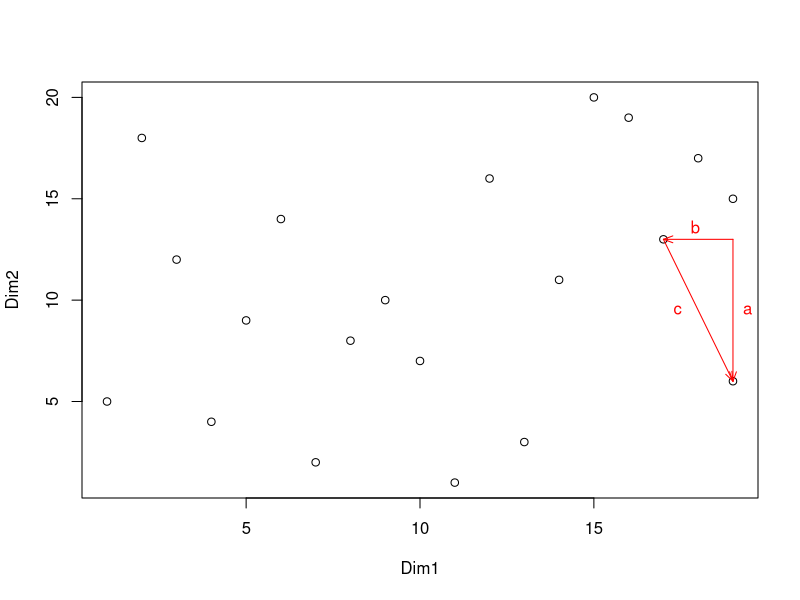
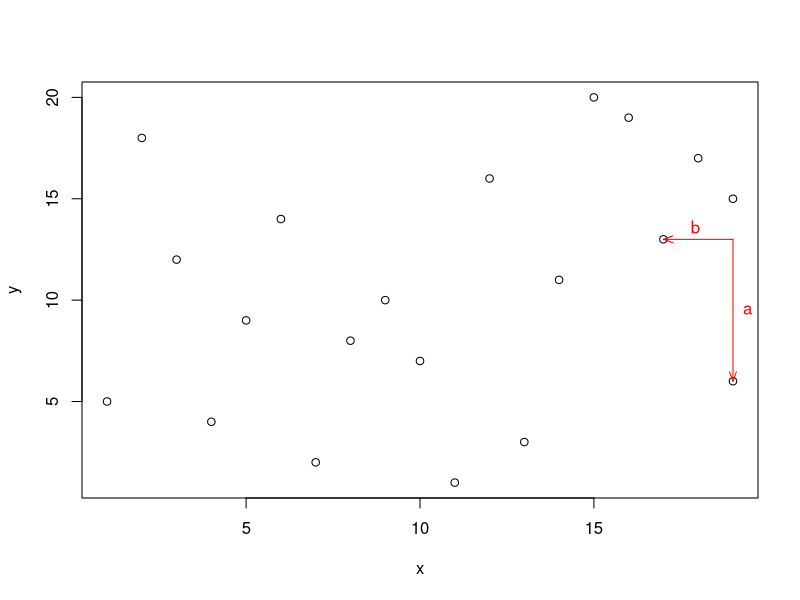
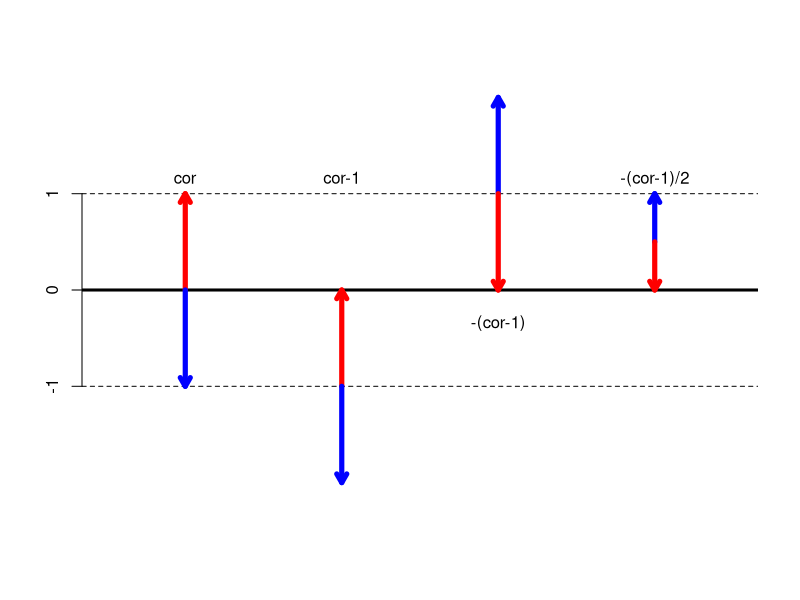

Reproduce these figures in R, in order. (Note: this script raises an error after producing the figures.)
## ---- chunk 1
#Load the  packages
library(knitr)
library(ggplot2)
# Following libraries are used for generating the figures:
  #library(factoextra)
  #library(mclust)
  #library(MASS) # For mvrnorm to generate multivariate normal samples
  #library(dbscan)
  #library(cluster)

# functions
calculate_wcss <- function(data, k) {
  kmeans_model <- kmeans(data, centers = k, nstart = 20)
  return(kmeans_model$tot.withinss)
}

# Creating synthetic data
set.seed(123)
data <- rbind(
  matrix(rnorm(90, mean=0), ncol=3),
  matrix(rnorm(90, mean=5), ncol=3),
  matrix(rnorm(90, mean=10), ncol=3)
)
groups <- rep(c('Group1', 'Group2', 'Group3'), each=3)

## ---- chunk 2
    #| output-location: fragment
    set.seed(123)
    x <- c(19,8,3,4,17,12,6,1,10,11,16,9,7,14,5,19,2,18,13,15)
    y <- c(6,8,12,4,13,16,14,5,7,1,19,10,2,11,9,15,18,17,3,20)
      
    plot(x,y,xlab = 'Dim1', ylab='Dim2')
    arrows(x0=19,y0=13,
            x1=x[1],y1=y[1], col = 'red', angle = 20, length = 0.1)
    text(c((x[1] + 19)/2),
           c((y[1] + 13)/2), labels = 'a', pos = 4, col = 'red')
    arrows(x0=19,y0=13,
            x1=x[5],y1=y[5], col = 'red', angle = 20, length = 0.1)
    text(c((x[5] + 19)/2)-0.5,
         c((y[5] + 13)/2)+0.5, labels = 'b', pos = 4, col = 'red')
    arrows(x0=x[5],y0=y[5],
            x1=x[1],y1=y[1], col = 'red', angle = 20, length = 0.1)
    text(c((x[1] + x[5])/2)-1,
         c((y[1] + y[5])/2), labels = 'c', pos = 4, col = 'red')
## ---- chunk 3
set.seed(123)
x <- c(19,8,3,4,17,12,6,1,10,11,16,9,7,14,5,19,2,18,13,15)
y <- c(6,8,12,4,13,16,14,5,7,1,19,10,2,11,9,15,18,17,3,20)
  
plot(x,y)
arrows(x0=19,y0=13,
        x1=x[1],y1=y[1], col = 'red', angle = 20, length = 0.1)
text(c((x[1] + 19)/2),
       c((y[1] + 13)/2), labels = 'a', pos = 4, col = 'red')
arrows(x0=19,y0=13,
        x1=x[5],y1=y[5], col = 'red', angle = 20, length = 0.1)
text(c((x[5] + 19)/2)-0.5,
     c((y[5] + 13)/2)+0.5, labels = 'b', pos = 4, col = 'red')
## ---- chunk 4
plot(c(0.5,4.5), c(-2,2), bty = 'n', type = 'n', xaxt = 'n', xlab = ' ', ylab = '', yaxt = 'n')
axis(2,
     at = -1:1,
     labels = c(-1,0,1))
abline(h = c(-1,1), lty = 2)
abline(h=0,lwd=3)
arrows(x0 = 1, y0 = 0,
       x1 = 1, y1 = 1, col = 'red', length = 0.1, lwd = 5)
arrows(x0 = 1, y0 = 0,
       x1 = 1, y1 = -1, col = 'blue', length = 0.1, lwd = 5)
text(x = 1, y = 1, labels = 'cor', pos = 3)
arrows(x0 = 2, y0 = -1,
       x1 = 2, y1 = 0, col = 'red', length = 0.1, lwd = 5)
arrows(x0 = 2, y0 = -1,
       x1 = 2, y1 = -2, col = 'blue', length = 0.1, lwd = 5)
text(x = 2, y = 1, labels = 'cor-1', pos = 3)
arrows(x0 = 3, y0 = 1,
       x1 = 3, y1 = 2, col = 'blue', length = 0.1, lwd = 5)
arrows(x0 = 3, y0 = 1,
       x1 = 3, y1 = 0, col = 'red', length = 0.1, lwd = 5)
text(x = 3, y = -0.5, labels = '-(cor-1)', pos = 3)
arrows(x0 = 4, y0 = 0.5,
       x1 = 4, y1 = 1, col = 'blue', length = 0.1, lwd = 5)
arrows(x0 = 4, y0 = 0.5,
       x1 = 4, y1 = 0, col = 'red', length = 0.1, lwd = 5)
text(x = 4, y = 1, labels = '-(cor-1)/2', pos = 3)

## ---- chunk 5
knitr::include_graphics('data/Mahalanobis.png')
## ---- chunk 6
set.seed(123) # For reproducibility
data <- rbind(
  matrix(rnorm(90, mean=0), ncol=3),
  matrix(rnorm(90, mean=5), ncol=3),
  matrix(rnorm(90, mean=10), ncol=3)
)
groups <- rep(c('Group1', 'Group2', 'Group3'), each=3)


par(mfrow = c(1, 2))
k_values <- 1:10
wcss_values <- sapply(k_values, function(k) calculate_wcss(data, k))

plot(k_values, wcss_values, type = "b", pch = 16, col = "blue", 
     xlab = "Number of Clusters (K)", ylab = "Within-Cluster Sum of Squares (WCSS)",
     main = "Elbow Method for Optimal K")
# knitr::include_graphics('data/kmeans_3.png')
k <- 3
kmeans_result <- kmeans(data, centers = k, nstart = 20)
df_kmeans <- data.frame(PC1 = data[,1], PC2 = data[,2], Cluster = as.factor(kmeans_result$cluster))
plot(df_kmeans$PC1, df_kmeans$PC2, col = df_kmeans$Cluster, pch = 16,
     main = paste("K-Means Clustering (K =", k, ")"), xlab = 'Dim1', ylab = 'Dim2')
par(mfrow = c(1, 1))
## ---- chunk 7
knitr::include_graphics('data/HC-agglomerative.png')
## ---- chunk 8
knitr::include_graphics('data/HC-divisive.png')
## ---- chunk 9
knitr::include_graphics('data/Linkages.png')
